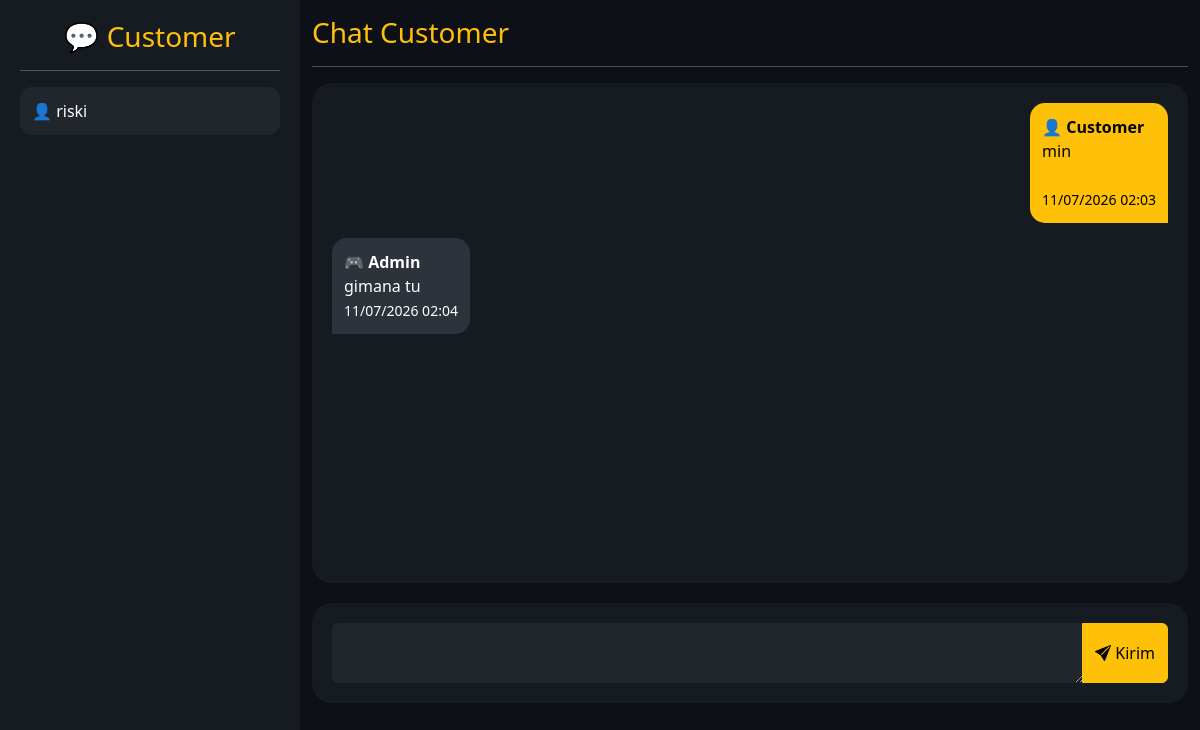
/chat_admin.php?user=3 (signed in), run on the app's committed database.
### tables this page shows
CREATE TABLE `users` (
  `id` int(11) NOT NULL,
  `username` varchar(50) NOT NULL,
  `password` varchar(100) NOT NULL,
  `role` enum('admin','customer') NOT NULL
);

CREATE TABLE `chat` (
  `id` int(11) NOT NULL,
  `user_id` int(11) NOT NULL,
  `sender` enum('admin','customer') NOT NULL,
  `pesan` text NOT NULL,
  `dibaca` enum('0','1') DEFAULT '0',
  `created_at` timestamp NOT NULL DEFAULT current_timestamp()
);

### chat_admin.php (the view, shortened to what this page needs)
<?php
include "koneksi.php";
$user_id=0;
if(isset($_GET['user'])){
    $user_id=(int)$_GET['user'];
}
?>
<!DOCTYPE html>
<html lang="id">
<head>
<link href="https://cdn.jsdelivr.net/npm/bootstrap@5.3.3/dist/css/bootstrap.min.css" rel="stylesheet">
<link href="https://cdn.jsdelivr.net/npm/bootstrap-icons@1.11.3/font/bootstrap-icons.css" rel="stylesheet">
</head>
<body>
<div class="container-fluid">
<div class="row">
<div class="col-md-3 sidebar">
<h3 class="text-warning text-center">
💬 Customer
</h3>
<hr>
<?php
$list=mysqli_query($conn,"
SELECT DISTINCT users.id,users.username
FROM users
JOIN chat ON users.id=chat.user_id
WHERE users.role='customer'
ORDER BY users.username
");
while($u=mysqli_fetch_assoc($list)){
?>
<a href="chat_admin.php?user=<?= $u['id']; ?>">
👤
<?= $u['username']; ?>
</a>
<?php
}
?>
</div>
<div class="col-md-9">
<h3 class="mt-3 text-warning">
Chat Customer
</h3>
<hr>
<div class="chat-box">
<?php
if($user_id!=0){
$chat=mysqli_query($conn,"
SELECT *
FROM chat
WHERE user_id='$user_id'
ORDER BY created_at ASC
");
if(mysqli_num_rows($chat)>0){
while($c=mysqli_fetch_assoc($chat)){
if($c['sender']=="customer"){
?>
<div class="text-end">
<div class="customer d-inline-block text-start">
<b>👤 Customer</b>
<br>
<?= nl2br(htmlspecialchars($c['pesan'])) ?>
<br>
<small>
<?= date("d/m/Y H:i",strtotime($c['created_at'])) ?>
</small>
</div>
</div>
<?php
}else{
?>
<div class="text-start">
<div class="admin d-inline-block">
<b>🎮 Admin</b>
<br>
<?= nl2br(htmlspecialchars($c['pesan'])) ?>
<br>
<small>
<?= date("d/m/Y H:i",strtotime($c['created_at'])) ?>
</small>
</div>
</div>
<?php
}
}
}else{
?>
<div class="alert alert-dark">
Belum ada chat.
</div>
<?php
}
}
?>
</div>
<?php
if($user_id!=0){
?>
<div class="input-chat">
<form method="POST">
<div class="input-group">
<textarea
name="pesan"
class="form-control"
rows="2"
placeholder="Balas pesan customer..."
required
></textarea>
<button
type="submit"
name="kirim"
class="btn btn-warning"
>
<i class="bi bi-send-fill"></i>
Kirim
</button>
</div>
</form>
</div>
<?php
}
?>
</div>
</div>
</div>
</body>
</html>

### chat_admin.php (style rules this page uses)
body { background:#0d1117; color:white; }
.sidebar { background:#161b22; height:100vh; overflow:auto; padding:20px; }
.sidebar a { display:block; text-decoration:none; padding:12px; margin-bottom:10px; background:#21262d; border-radius:12px; color:white; transition:.3s; }
.chat-box { height:500px; overflow-y:auto; background:#161b22; padding:20px; border-radius:20px; }
.customer { background:#ffc107; color:#000; padding:12px; border-radius:15px 15px 0 15px; margin-bottom:15px; max-width:70%; margin-left:auto; }
.admin { background:#2d333b; padding:12px; border-radius:15px 15px 15px 0; margin-bottom:15px; max-width:70%; }
.input-chat { background:#161b22; padding:20px; margin-top:20px; border-radius:20px; }
.form-control { background:#21262d; border:none; color:white; }

### data on the page
users: username "riski"
chat: pesan "min", created_at "11/07/2026 02:03"
chat: pesan "gimana tu", created_at "11/07/2026 02:04"
